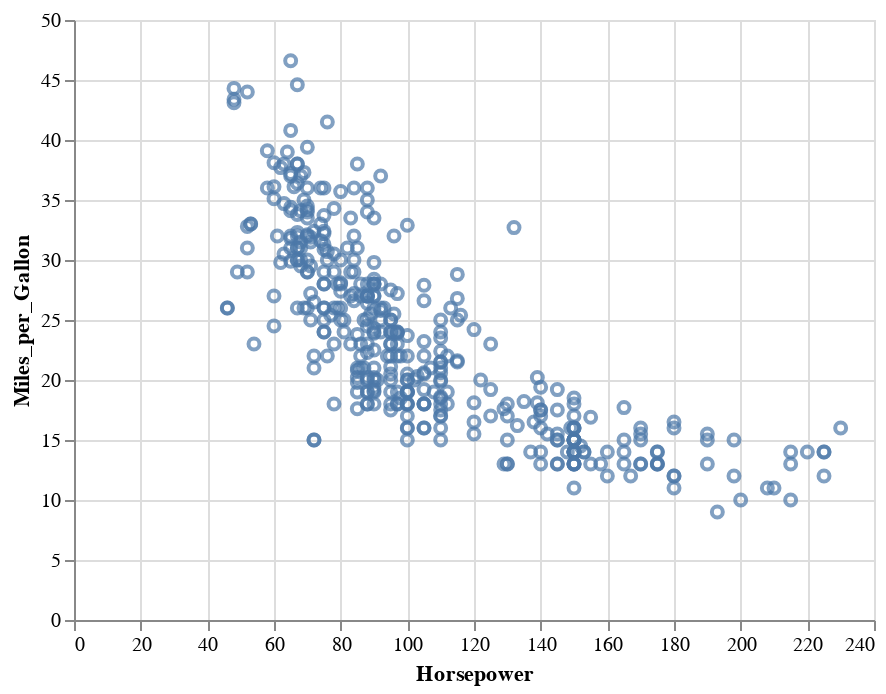

The cell this chart's notebook holds for it:
### Code cell
alt.Chart(cars).mark_point().encode(
    x='Horsepower',
    y='Miles_per_Gallon'
)

### Figure 1 — Vega-Lite specification as saved in the notebook (floating-point values rounded to 4 significant figures; data arrays with more than 128 entries replaced by an {"elided": "..."} marker saying what was removed)
{"config": {"view": {"continuousWidth": 400, "continuousHeight": 300}}, "data": {"name": "data-f02450ab61490a1363517a0190416235"}, "mark": "point", "encoding": {"x": {"field": "Horsepower", "type": "quantitative"}, "y": {"field": "Miles_per_Gallon", "type": "quantitative"}}, "$schema": "https://vega.github.io/schema/vega-lite/v4.17.0.json", "datasets": {"data-f02450ab61490a1363517a0190416235": {"elided": "406 records"}}}
